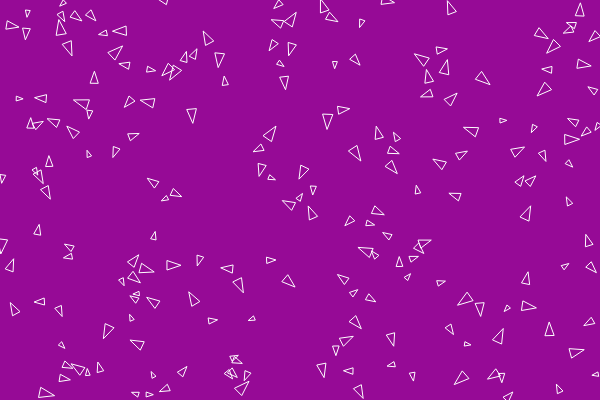
Frame 1 (no input)
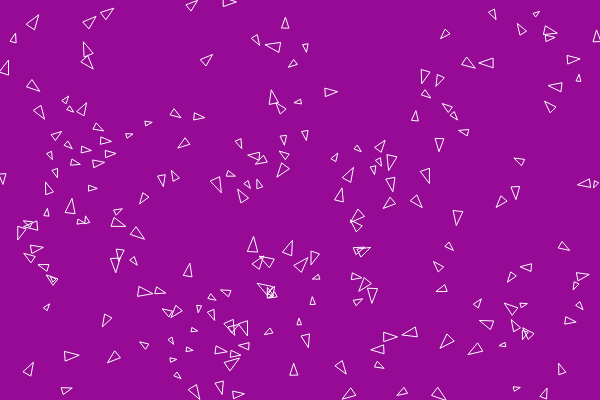
Frame 60 (no input)
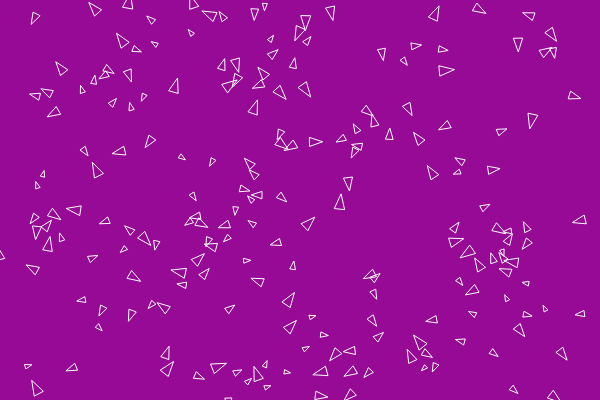
Frame 120 (the mouse pressed at the canvas centre since frame 60)

The p5.js sketch that drew these frames (run headless with seeded random() and noise() and a simulated clock; from frame 60 on, the mouse is pressed at the canvas centre):

// p5.js sketch
// ── sketch.js
let FLOCK_SIZE = 200;
let boidFlock = [];
let boidDistance = [];

let separationSlider, alignSlider, cohesionSlider;

function setup() {
  createCanvas(600, 400);
  // fullscreen();
  
  separationSlider = createSlider(0, 1, 0.2, 0.05);
  alignmentSlider  = createSlider(0, 1, 0.2, 0.05);
  cohesionSlider   = createSlider(0, 1, 0.2, 0.05);
  
  for (let i = 0; i < FLOCK_SIZE; i++) {
    boidFlock.push(new Boid());
  }
}

function draw() {  
  background(150,10,150);
  
  for (let i = 0; i < FLOCK_SIZE; i++) {
    boidDistance[i] = [];
    
    for (let j = 0; j < FLOCK_SIZE; j++) {
      if (i == j) {
        boidDistance[i][j] = -1;
      } else {
        let b1 = boidFlock[i].position;
        let b2 = boidFlock[j].position;
        boidDistance[i][j] = dist(b1.x, b1.y, b2.x, b2.y);
      }
    }
    boidFlock[i].adjust(boidDistance[i]);
    boidFlock[i].update();
    boidFlock[i].show();
  }
}
// ── boid.js
let MAX_FORCE = 1;

class Boid {
  
  // construct new boid
  constructor() {
    this.position = createVector(random(width), random(height));
    this.velocity = p5.Vector.random2D();
    this.maxSpeed = random(2, 5);
    this.acceleration = createVector();
  }
  
  
  // separation: steer to avoid crowding local flockmates
  separation(distances) {
    let perceptionRadius = 20;
    let steering = createVector();
    let total = 0;
    for (let i = 0; i < FLOCK_SIZE; i++) {
      let d = distances[i];
      if (d != -1 && d < perceptionRadius) {
        let diff = p5.Vector.sub(this.position, boidFlock[i].position);
        diff.div(d * d);
        steering.add(diff);
        total++;
      }
    }
    if (total > 0) {
      steering.div(total);
      steering.setMag(this.maxSpeed);
      steering.sub(this.velocity);
      steering.limit(this.maxForce);
      steering.mult(separationSlider.value());
    }
    return steering;
  }
  
  
  // alignment: steer towards the average heading of local flockmates
  alignment(distances) {
    let perceptionRadius = 25;
    let steering = createVector();
    let total = 0;
    for (let i = 0; i < FLOCK_SIZE; i++) {
      let d = distances[i];
      if (d != -1 && d < perceptionRadius) {
        steering.add(boidFlock[i].velocity);
        total++;
      }
    }
    if (total > 0) {
      steering.div(total);
      steering.setMag(this.maxSpeed);
      steering.sub(this.velocity);
      steering.limit(MAX_FORCE);
      steering.mult(alignmentSlider.value());
    }
    return steering;
  }
  
  
  // cohesion: move toward the average position of local flockmates
  cohesion(distances) {
    let perceptionRadius = 50;
    let steering = createVector();
    let total = 0;
    for (let i = 0; i < FLOCK_SIZE; i++) {
      let d = distances[i];
      if (d != -1 && d < perceptionRadius) {
        steering.add(boidFlock[i].position);
        total++;
      }
    }
    if (total > 0) {
      steering.div(total);
      steering.sub(this.position);
      steering.setMag(this.maxSpeed);
      steering.sub(this.velocity);
      steering.limit(MAX_FORCE);
      steering.mult(cohesionSlider.value());
    }
    return steering;
  }
  
  
  // apply alignment, cohesion and separation
  adjust(distances) {
    let s = this.separation(distances);
    let a = this.alignment(distances);
    let c = this.cohesion(distances);    
    this.acceleration.set(s).add(a).add(c);
  }
  
  
  // apply velocity and accelleration
  update() {
    this.position.add(this.velocity).add(width, height,0);
    // this.position.rem(width,height,1);
    this.position.x %= width;
    this.position.y %= height;
    this.velocity.add(this.acceleration);
    this.velocity.setMag(this.maxSpeed);
  }

  
  // display boid heading towards velocity
  show() {
    noFill();
    stroke(255);
    let p = this.position;
    let v = this.velocity;
    triangle(
      p.x + 3 * v.x, p.y + 3 * v.y, 
      p.x - v.y,     p.y + v.x, 
      p.x + v.y,     p.y - v.x
    );
  }
}
// ── style.css
html, body {
  margin: 0;
  padding: 10px;
}

canvas {
  display: block;
  border: 1px solid black;
}

.sliders {
  list-style: none;
  padding-left: 0;
}
